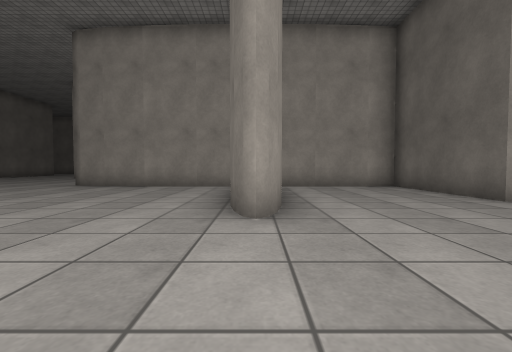
View 1 (above)

24 first-person views from a walk through a scene from a Unity 3-D project. The camera is 0.61 m above the floor, tilts 2° down and sees 90° across. The floor is counted in squares, 1 m on a side. Each view is taken from the middle of a square. On the plan, view 1 faces up. The plan holds only what a view shows up to about 9 squares ahead; the rest is blank. The place goes on beyond the plan. The player character is not drawn. Surface patterns are stand-ins for the level's own textures.

View 2
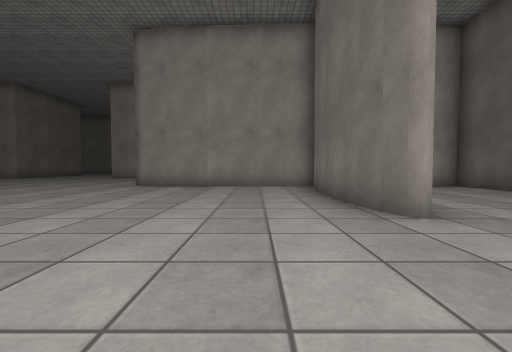

View 3
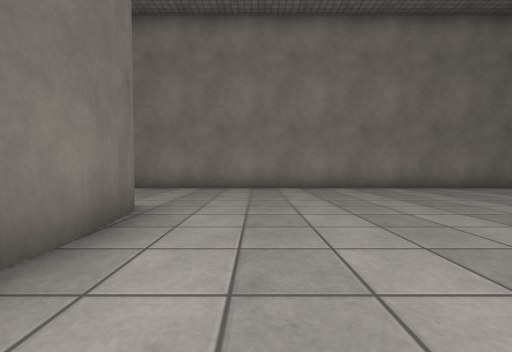

View 4
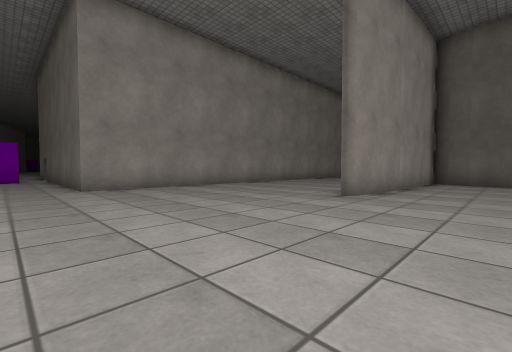

View 5
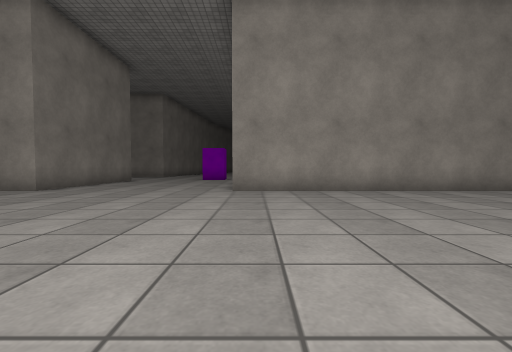

View 6
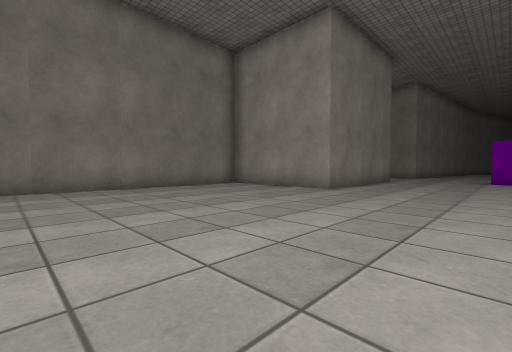

View 7
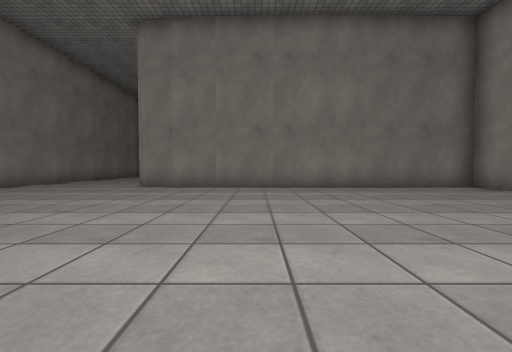

View 8
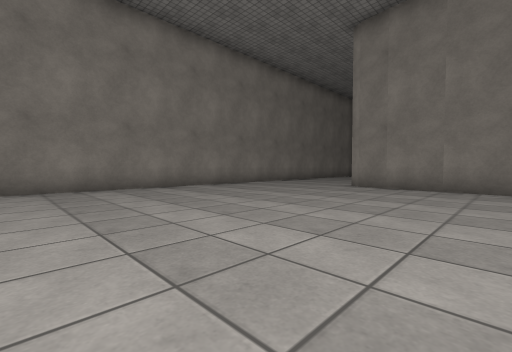

View 9
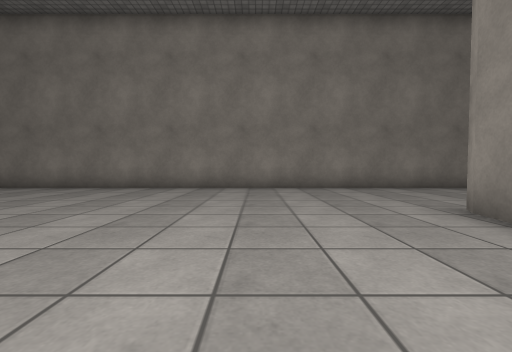

View 10
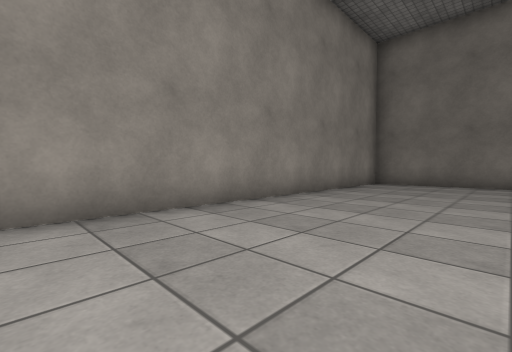

View 11
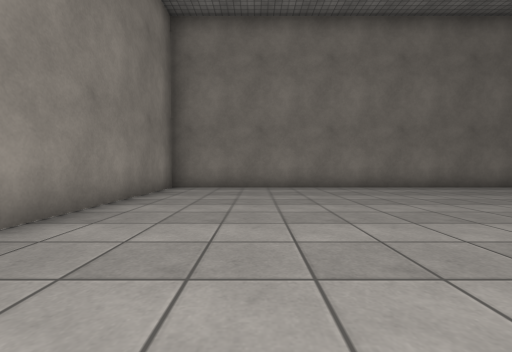

View 12
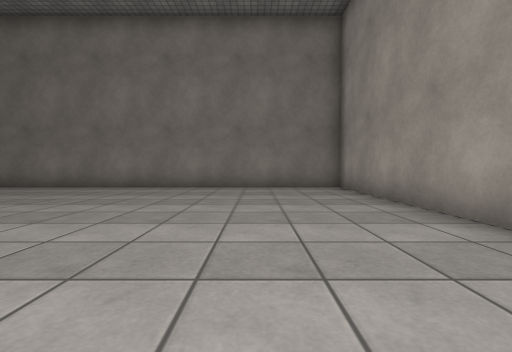

View 13
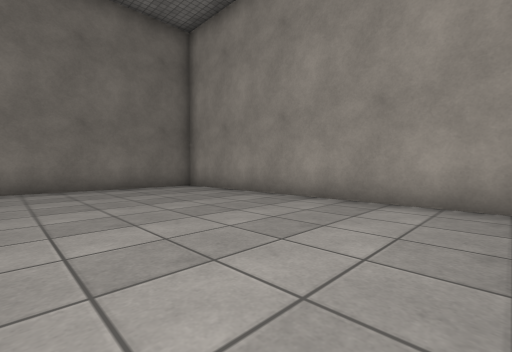

View 14
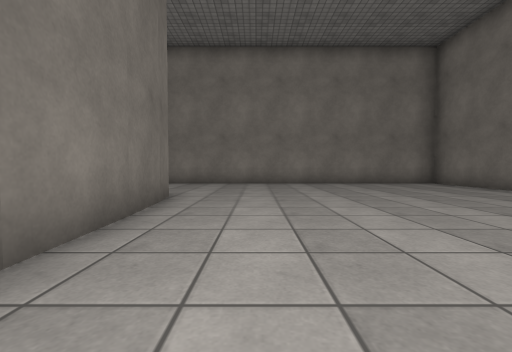

View 15
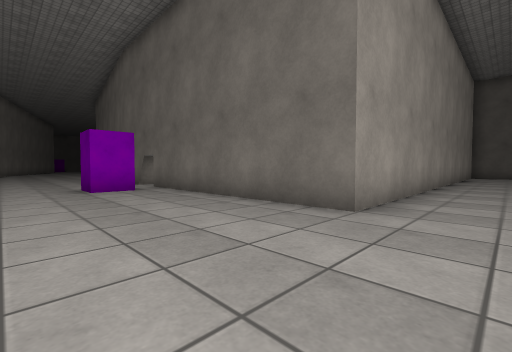

View 16
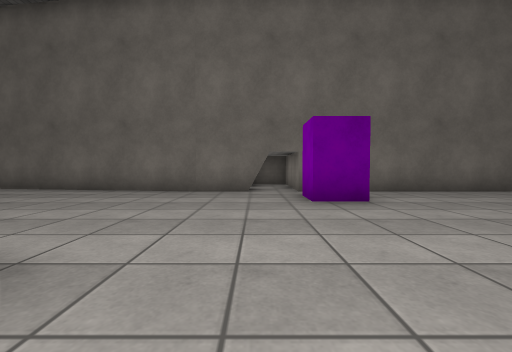

View 17
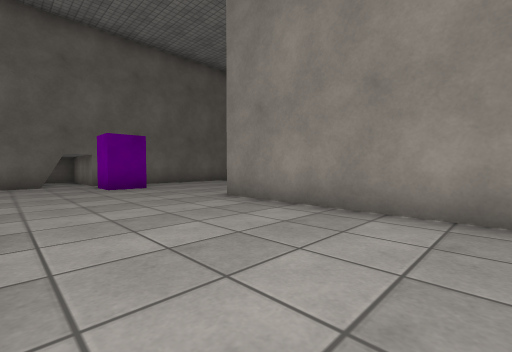

View 18
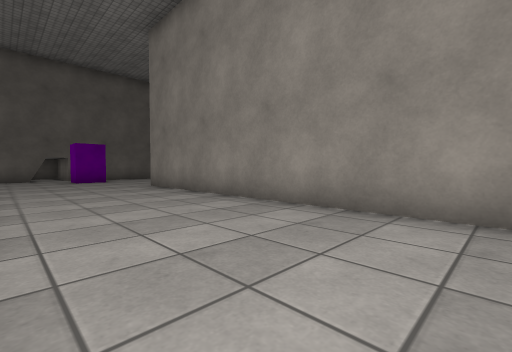

View 19
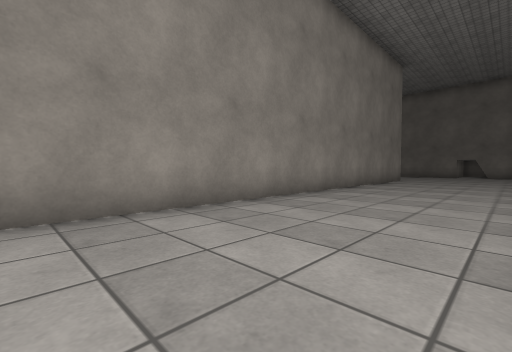

View 20
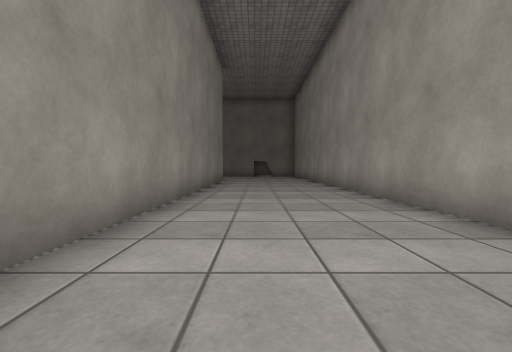

View 21
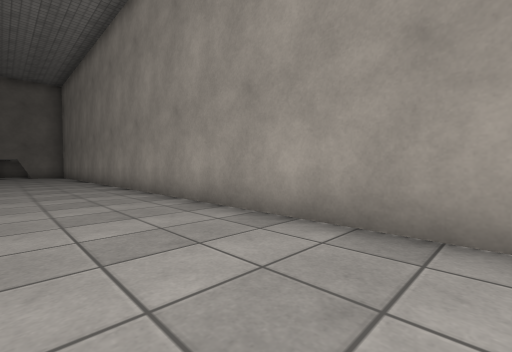

View 22
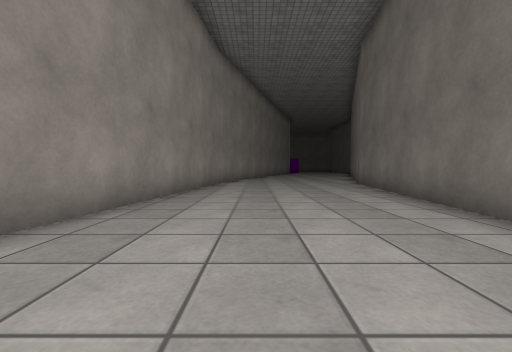

View 23
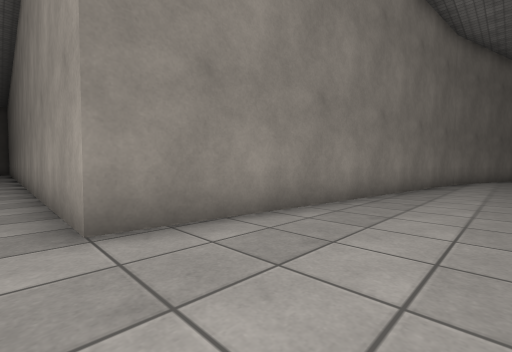

View 24
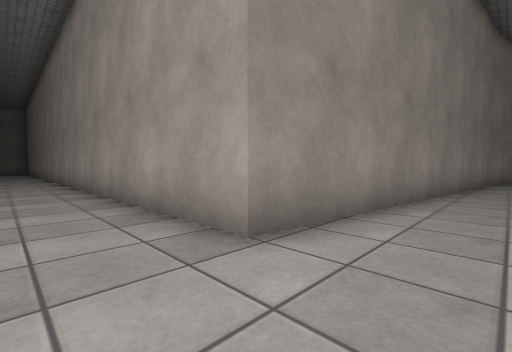

### Floor plan
Points are (right, up) in squares from view 1. A wall is a line through its corners. A room is listed if a view was taken in it or the views show most of it. See-through windows are left out.
Room 1 (views 1, 2, 3, 4, 5, 6, 7, 8, 9, 10, 11, 12, 13, 14, 15, 16, 17, 18, 19, 20, 21, 22, 23, 24)
walls: (-18.4, 11.3) (-18.7, 4.4); (-14.6, 16.2) (-14.6, 13.5) (-18.6, 13.5) (-18.5, 11.2); (-4.8, 8.2) (-5.7, 8.3) (-6.1, 8.6); (-18.7, 4.6) (-18.9, 3.6); (-19.9, 13.5) (-27.6, 13.5) (-27.6, -0.5) (1.6, -0.5); (-19.4, 4.5) (-19.5, 7.6); (-19.2, 3.6) (-19.3, 4.6); (-1.8, 13.5) (-9.6, 13.5) (-9.6, 19.9); (-9.6, 20.8) (-9.6, 22.5) (-8.3, 32); (-0.4, 6.9) (-0.3, 7.5); (-0.1, 7.9) (-4.9, 8.2); (-0.5, 6.2) (-0.4, 7); (-0.5, 4) (-0.5, 6.3); (-0.3, 3.4) (-0.4, 4); (0.4, 4.1) (0.3, 3.5) (0.1, 3); (-0.1, 3.1) (-0.3, 3.5); (1.9, 7.9) (0.7, 7.9); (4.4, 4.5) (4.4, 8.1) (1.8, 8); (-31, 18.5) (-14.5, 18.5); (-13.4, 32.5) (-14.6, 22.5) (-31.2, 22.5)
objects: other object (-11, 19)

Positions as (right, up) in squares from view 1, and headings:
1: (0, 0), facing up
2: (-2, 0), facing up
3: (-2, 7), facing down
4: (-11, 6), facing up-right
5: (-9, 7), facing up
6: (-11, 7), facing up-left
7: (-11, 7), facing left
8: (-11, 7), facing down-left
9: (-16, 7), facing down
10: (-18, 3), facing down-left
11: (-20, 2), facing left
12: (-20, 11), facing left
13: (-20, 9), facing up-left
14: (-21, 9), facing down
15: (-13, 12), facing up-right
16: (-16, 21), facing right
17: (-19, 22), facing down-right
18: (-23, 22), facing down-right
19: (-21, 22), facing down-left
20: (-22, 20), facing left
21: (-21, 20), facing up-left
22: (-12, 23), facing up
23: (-12, 22), facing up-left
24: (-13, 21), facing up-left
